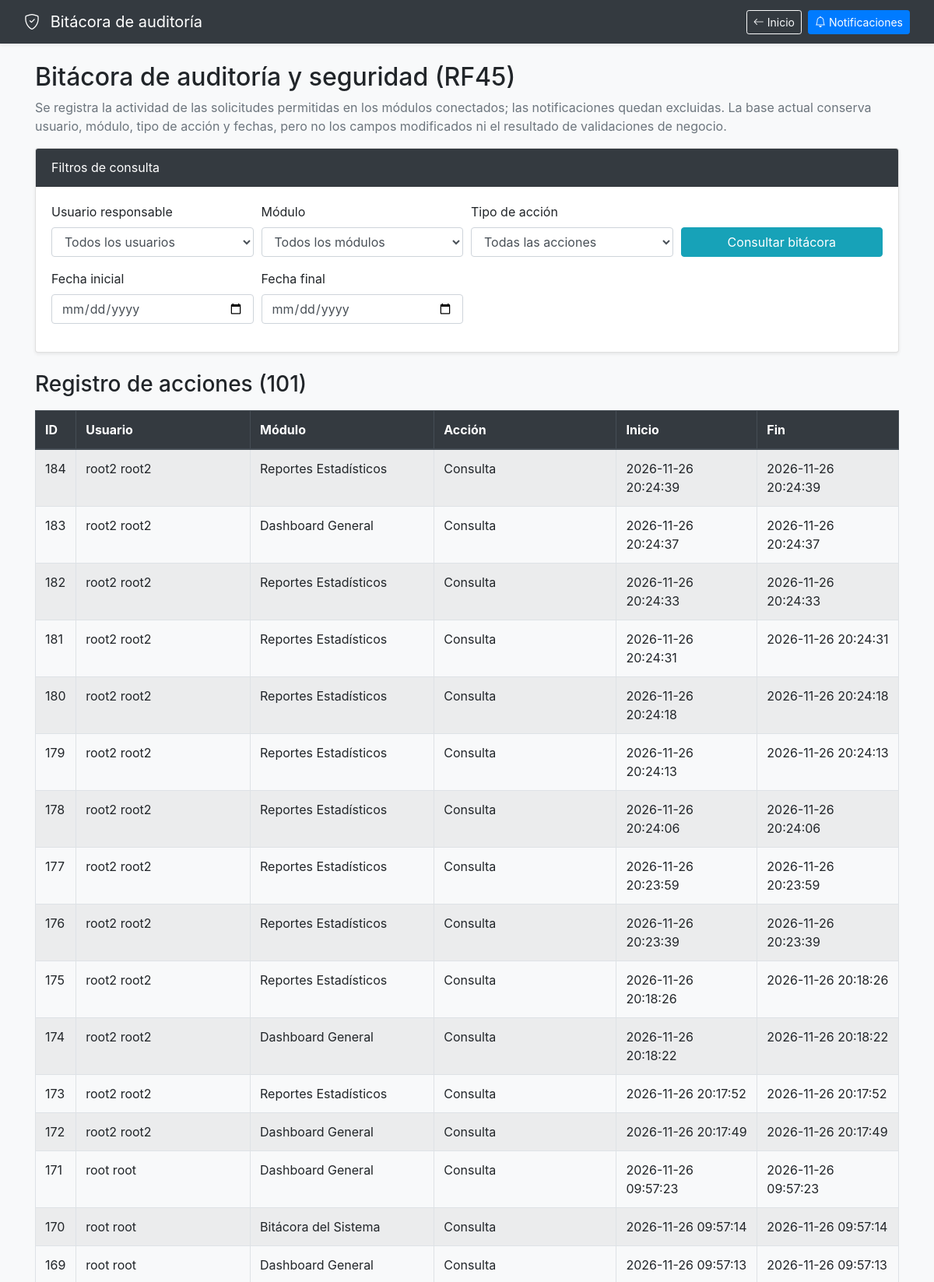
/index.php?modulo=bitacora (signed in, upper part), run on the app's committed database.
### tables this page shows
CREATE TABLE `bitacora` (
  `IdBitacora` int(11) NOT NULL AUTO_INCREMENT,
  `IdUsuario` int(11) NOT NULL,
  `IdModulo` int(11) NOT NULL,
  `TipoAccion` varchar(50) NOT NULL,
  `FechaInicioBit` datetime NOT NULL DEFAULT current_timestamp(),
  `FechaFinBit` datetime DEFAULT NULL,
  PRIMARY KEY (`IdBitacora`),
  KEY `fk_bitacora_usuario` (`IdUsuario`),
  KEY `fk_bitacora_modulo` (`IdModulo`),
  CONSTRAINT `fk_bitacora_modulo` FOREIGN KEY (`IdModulo`) REFERENCES `modulos` (`IdModulo`) ON UPDATE CASCADE,
  CONSTRAINT `fk_bitacora_usuario` FOREIGN KEY (`IdUsuario`) REFERENCES `usuarios` (`IdUsuario`) ON UPDATE CASCADE
);

CREATE TABLE `modulos` (
  `IdModulo` int(11) NOT NULL AUTO_INCREMENT,
  `NombreModulo` varchar(100) NOT NULL,
  `EstadoModulo` enum('Activo','Inactivo') NOT NULL DEFAULT 'Activo',
  PRIMARY KEY (`IdModulo`),
  UNIQUE KEY `NombreModulo` (`NombreModulo`)
);

### controllers/admin/controller.bitacora.php (called while the page is built, shortened)
<?php
require_once MODEL_PATH . 'admin/model.bitacora.php';
$modeloBitacora = new ModelBitacora($conexion);
$usuarioId = filter_input(INPUT_GET, 'usuario', FILTER_VALIDATE_INT);
$moduloId = filter_input(INPUT_GET, 'modulo_filtro', FILTER_VALIDATE_INT);
$accion = isset($_GET['accion']) && is_string($_GET['accion']) ? trim($_GET['accion']) : '';
$fechaInicio = isset($_GET['fechaInicio']) && is_string($_GET['fechaInicio']) ? $_GET['fechaInicio'] : '';
$fechaFin = isset($_GET['fechaFin']) && is_string($_GET['fechaFin']) ? $_GET['fechaFin'] : '';
$tiposAccion = ModelBitacora::tiposAccion();
foreach ($modeloBitacora->obtenerTiposAccion()->fetch_all(MYSQLI_ASSOC) as $tipoExistente) {
    if (
        isset($tipoExistente['TipoAccion'])
        && is_string($tipoExistente['TipoAccion'])
        && $tipoExistente['TipoAccion'] !== ''
        && !in_array($tipoExistente['TipoAccion'], $tiposAccion, true)
    ) {
        $tiposAccion[] = $tipoExistente['TipoAccion'];
    }
}
$fechaValida = static function ($fecha) {
    $date = DateTime::createFromFormat('!Y-m-d', $fecha);
    return $date && $date->format('Y-m-d') === $fecha;
};
if (!$fechaValida($fechaInicio)) {
    $fechaInicio = '';
}
if (!$fechaValida($fechaFin)) {
    $fechaFin = '';
}
$usuarioId = $usuarioId !== false && $usuarioId !== null && $usuarioId > 0 ? $usuarioId : 0;
$moduloId = $moduloId !== false && $moduloId !== null && $moduloId > 0 ? $moduloId : 0;
if (!in_array($accion, $tiposAccion, true)) {
    $accion = '';
}
$registros = $modeloBitacora->buscar($usuarioId, $moduloId, $accion, $fechaInicio, $fechaFin);
require_once VIEW_PATH . 'admin/bitacora.php';
?>

### models/admin/model.bitacora.php (called while the page is built, shortened)
<?php
class ModelBitacora
{
    private $conexion;
    public function __construct($conexion)
    {
        $this->conexion = $conexion;
    }
    public function obtenerTiposAccion()
    {
        return $this->conexion->query(
            "SELECT DISTINCT TipoAccion FROM Bitacora ORDER BY TipoAccion"
        );
    }
    public static function tiposAccion()
    {
        return self::TIPOS_ACCION;
    }
    public function buscar($usuarioId, $moduloId, $accion, $fechaInicio, $fechaFin)
    {
        $sql = "SELECT b.IdBitacora, b.FechaInicioBit, b.FechaFinBit, b.TipoAccion,
                       CONCAT(u.Nombre, ' ', u.Apellidos) AS Usuario,
                       m.NombreModulo
                FROM Bitacora b
                INNER JOIN Usuarios u ON u.IdUsuario = b.IdUsuario
                INNER JOIN Modulos m ON m.IdModulo = b.IdModulo
                WHERE (? = 0 OR b.IdUsuario = ?)
                  AND (? = 0 OR b.IdModulo = ?)
                  AND (? = '' OR b.TipoAccion = ?)
                  AND (? = '' OR DATE(b.FechaInicioBit) >= ?)
                  AND (? = '' OR DATE(b.FechaInicioBit) <= ?)
                ORDER BY b.FechaInicioBit DESC, b.IdBitacora DESC";
        $stmt = $this->conexion->prepare($sql);
        $stmt->bind_param(
            "iiiissssss",
            $usuarioId,
            $usuarioId,
            $moduloId,
            $moduloId,
            $accion,
            $accion,
            $fechaInicio,
            $fechaInicio,
            $fechaFin,
            $fechaFin
        );
        $stmt->execute();
        return $stmt->get_result();
    }
}

### views/admin/bitacora.php (the view, shortened to what this page needs)
<!DOCTYPE html>
<html lang="es">
<head>
    <link rel="stylesheet" href="https://cdn.jsdelivr.net/npm/bootstrap@4.6.2/dist/css/bootstrap.min.css">
    <link href="https://cdn.jsdelivr.net/npm/bootstrap-icons@1.10.5/font/bootstrap-icons.css" rel="stylesheet">
</head>
<body class="bg-light">
<nav class="navbar navbar-expand-lg navbar-dark bg-dark shadow-sm mb-4">
    <div class="container-fluid">
        <a class="navbar-brand" href="<?= BASE_URL ?>index.php?modulo=dashboard">
            <i class="bi bi-shield-check mr-2"></i> Bitácora de auditoría
        </a>
        <div class="d-flex align-items-center">
            <a href="<?= BASE_URL ?>index.php?modulo=dashboard" class="btn btn-outline-light btn-sm mr-2">
                <i class="bi bi-arrow-left"></i> Inicio
            </a>
            <a href="<?= BASE_URL ?>index.php?modulo=notificaciones" class="btn btn-primary btn-sm position-relative">
                <i class="bi bi-bell"></i> Notificaciones
            </a>
        </div>
    </div>
</nav>
    <div class="container mt-4">
        <h2>Bitácora de auditoría y seguridad (RF45)</h2>
        <p class="text-muted">
            Se registra la actividad de las solicitudes permitidas en los módulos conectados; las notificaciones
            quedan excluidas. La base actual conserva usuario, módulo, tipo de acción y fechas, pero no los campos
            modificados ni el resultado de validaciones de negocio.
        </p>
        <div class="card shadow-sm mb-4">
            <div class="card-header bg-dark text-white">
                Filtros de consulta
            </div>
            <div class="card-body">
                <form action="<?= BASE_URL ?>index.php" method="GET">
                    <div class="form-row">
                        <div class="form-group col-md-3">
                            <label for="usuario">Usuario responsable</label>
                            <select id="usuario" name="usuario" class="form-control">
                                <option value="0">Todos los usuarios</option>
                            </select>
                        </div>
                        <div class="form-group col-md-3">
                            <label for="modulo_filtro">Módulo</label>
                            <select id="modulo_filtro" name="modulo_filtro" class="form-control">
                                <option value="0">Todos los módulos</option>
                            </select>
                        </div>
                        <div class="form-group col-md-3">
                            <label for="accion">Tipo de acción</label>
                            <select id="accion" name="accion" class="form-control">
                                <option value="">Todas las acciones</option>
                            </select>
                        </div>
                        <div class="form-group col-md-3">
                            <label>&nbsp;</label>
                            <button type="submit" class="btn btn-info btn-block">
                                Consultar bitácora
                            </button>
                        </div>
                    </div>
                    <div class="form-row">
                        <div class="form-group col-md-3">
                            <label for="fechaInicio">Fecha inicial</label>
                            <input type="date" id="fechaInicio" name="fechaInicio" class="form-control" value="<?= htmlspecialchars($fechaInicio, ENT_QUOTES, 'UTF-8') ?>">
                        </div>
                        <div class="form-group col-md-3">
                            <label for="fechaFin">Fecha final</label>
                            <input type="date" id="fechaFin" name="fechaFin" class="form-control" value="<?= htmlspecialchars($fechaFin, ENT_QUOTES, 'UTF-8') ?>">
                        </div>
                    </div>
                </form>
            </div>
        </div>
        <h3 class="mb-3">
            Registro de acciones (<?= (int) $registros->num_rows ?>)
        </h3>
        <div class="table-responsive">
            <table class="table table-striped table-hover table-bordered">
                <thead class="thead-dark">
                    <tr>
                        <th>ID</th>
                        <th>Usuario</th>
                        <th>Módulo</th>
                        <th>Acción</th>
                        <th>Inicio</th>
                        <th>Fin</th>
                    </tr>
                </thead>
                <tbody>
                    <?php if ($registros && $registros->num_rows > 0): ?>
                        <?php while ($registro = $registros->fetch_assoc()): ?>
                            <tr>
                                <td><?= (int)$registro['IdBitacora'] ?></td>
                                <td><?= htmlspecialchars($registro['Usuario'], ENT_QUOTES, 'UTF-8') ?></td>
                                <td><?= htmlspecialchars($registro['NombreModulo'], ENT_QUOTES, 'UTF-8') ?></td>
                                <td><?= htmlspecialchars($registro['TipoAccion'], ENT_QUOTES, 'UTF-8') ?></td>
                                <td><?= htmlspecialchars($registro['FechaInicioBit'], ENT_QUOTES, 'UTF-8') ?></td>
                                <td><?= htmlspecialchars($registro['FechaFinBit'] ?? 'En curso', ENT_QUOTES, 'UTF-8') ?></td>
                            </tr>
                        <?php endwhile; ?>
                    <?php else: ?>
                        <tr><td colspan="6" class="text-center">No hay acciones registradas con esos filtros.</td></tr>
                    <?php endif; ?>
                </tbody>
            </table>
        </div>
    </div>
</body>
</html>

### index.php (shortened to what this page needs)
<?php
$modulo = $_REQUEST['modulo'] ?? 'home';
require_once RESOURCE_PATH . 'class/class.permissions.php';
$objConexion = new Connection();
$conexion = $objConexion->getConexion();
require_once MODEL_PATH . 'admin/model.bitacora.php';
switch ($modulo) {
    case 'bitacora':
        require_once CONTROLLER_PATH . 'admin/controller.bitacora.php';
        break;
}
?>

### data on the page
bitacora: IdBitacora "184", Usuario "root2 root2", IdModulo.NombreModulo "Reportes Estadísticos", TipoAccion "Consulta", FechaInicioBit "2026-11-26 20:24:39", FechaFinBit "2026-11-26 20:24:39"
bitacora: IdBitacora "183", Usuario "root2 root2", IdModulo.NombreModulo "Dashboard General", TipoAccion "Consulta", FechaInicioBit "2026-11-26 20:24:37", FechaFinBit "2026-11-26 20:24:37"
bitacora: IdBitacora "182", Usuario "root2 root2", IdModulo.NombreModulo "Reportes Estadísticos", TipoAccion "Consulta", FechaInicioBit "2026-11-26 20:24:33", FechaFinBit "2026-11-26 20:24:33"
bitacora: IdBitacora "181", Usuario "root2 root2", IdModulo.NombreModulo "Reportes Estadísticos", TipoAccion "Consulta", FechaInicioBit "2026-11-26 20:24:31", FechaFinBit "2026-11-26 20:24:31"
bitacora: IdBitacora "180", Usuario "root2 root2", IdModulo.NombreModulo "Reportes Estadísticos", TipoAccion "Consulta", FechaInicioBit "2026-11-26 20:24:18", FechaFinBit "2026-11-26 20:24:18"
bitacora: IdBitacora "179", Usuario "root2 root2", IdModulo.NombreModulo "Reportes Estadísticos", TipoAccion "Consulta", FechaInicioBit "2026-11-26 20:24:13", FechaFinBit "2026-11-26 20:24:13"
bitacora: IdBitacora "178", Usuario "root2 root2", IdModulo.NombreModulo "Reportes Estadísticos", TipoAccion "Consulta", FechaInicioBit "2026-11-26 20:24:06", FechaFinBit "2026-11-26 20:24:06"
bitacora: IdBitacora "177", Usuario "root2 root2", IdModulo.NombreModulo "Reportes Estadísticos", TipoAccion "Consulta", FechaInicioBit "2026-11-26 20:23:59", FechaFinBit "2026-11-26 20:23:59"
bitacora: IdBitacora "176", Usuario "root2 root2", IdModulo.NombreModulo "Reportes Estadísticos", TipoAccion "Consulta", FechaInicioBit "2026-11-26 20:23:39", FechaFinBit "2026-11-26 20:23:39"
bitacora: IdBitacora "175", Usuario "root2 root2", IdModulo.NombreModulo "Reportes Estadísticos", TipoAccion "Consulta", FechaInicioBit "2026-11-26 20:18:26", FechaFinBit "2026-11-26 20:18:26"
bitacora: IdBitacora "174", Usuario "root2 root2", IdModulo.NombreModulo "Dashboard General", TipoAccion "Consulta", FechaInicioBit "2026-11-26 20:18:22", FechaFinBit "2026-11-26 20:18:22"
bitacora: IdBitacora "173", Usuario "root2 root2", IdModulo.NombreModulo "Reportes Estadísticos", TipoAccion "Consulta", FechaInicioBit "2026-11-26 20:17:52", FechaFinBit "2026-11-26 20:17:52"
bitacora: IdBitacora "172", Usuario "root2 root2", IdModulo.NombreModulo "Dashboard General", TipoAccion "Consulta", FechaInicioBit "2026-11-26 20:17:49", FechaFinBit "2026-11-26 20:17:49"
bitacora: IdBitacora "171", Usuario "root root", IdModulo.NombreModulo "Dashboard General", TipoAccion "Consulta", FechaInicioBit "2026-11-26 09:57:23", FechaFinBit "2026-11-26 09:57:23"
bitacora: IdBitacora "170", Usuario "root root", IdModulo.NombreModulo "Bitácora del Sistema", TipoAccion "Consulta", FechaInicioBit "2026-11-26 09:57:14", FechaFinBit "2026-11-26 09:57:14"
bitacora: IdBitacora "169", Usuario "root root", IdModulo.NombreModulo "Dashboard General", TipoAccion "Consulta", FechaInicioBit "2026-11-26 09:57:13", FechaFinBit "2026-11-26 09:57:13"

### other printed values
$registros->num_rows "101"
